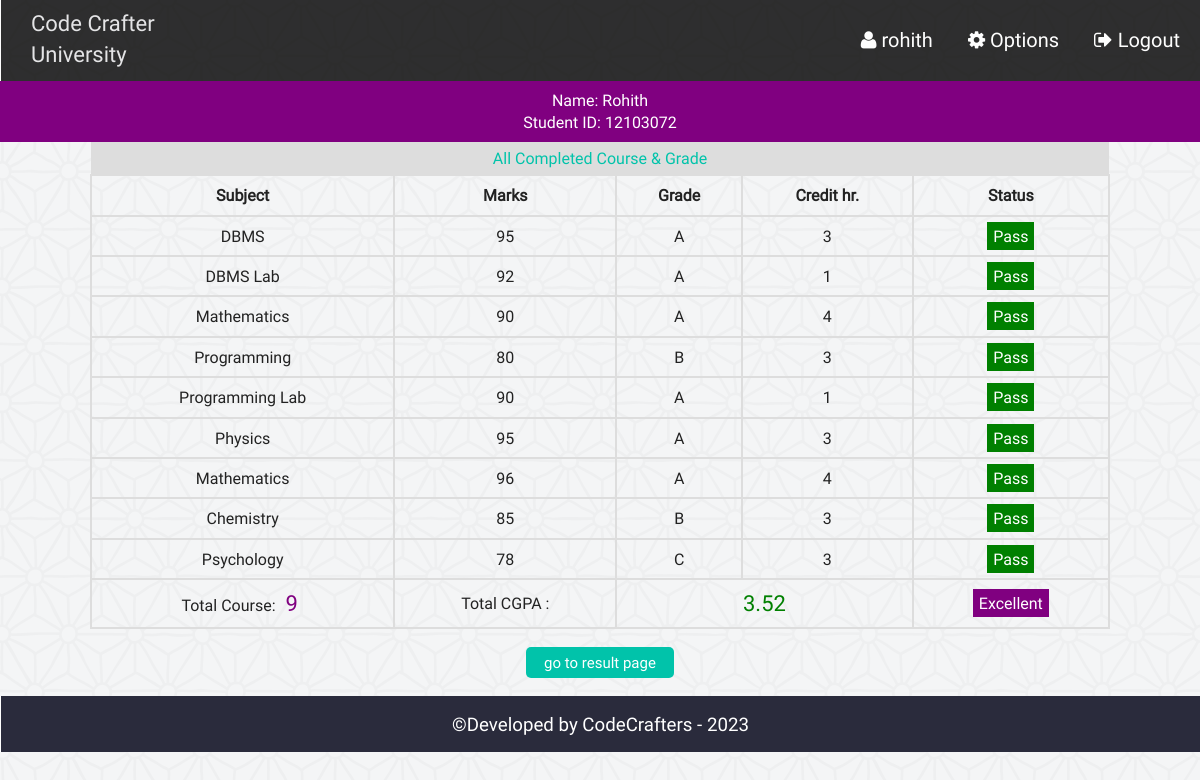
/admin/view_cgpa.php?vr=12103072&vn=Rohith (signed in), run on the app's committed database.
### tables this page shows
CREATE TABLE `result` (
  `id` int(11) NOT NULL,
  `st_id` int(11) NOT NULL,
  `marks` int(5) NOT NULL,
  `sub` varchar(50) NOT NULL,
  `semester` varchar(20) NOT NULL
);

### admin/php/functions.php (called while the page is built, shortened)
<?php
class login_registration_class{
	public function view_cgpa($stid){
		global $conn;
		$sql = "select * from result where st_id='$stid'";
		$result = $conn->query($sql);
		return $result;
	}
};
?>

### admin/view_cgpa.php (the view, shortened to what this page needs)
<?php
	require "php/config.php";
	require_once "php/functions.php";
	$user = new login_registration_class();
	if(isset($_REQUEST['vr'])){
		$stid = $_REQUEST['vr'];
		$name = $_REQUEST['vn'];
	}
?>
<?php
include "php/headertop_admin.php";
?>
<div class="all_student fix">
		<?php
		function credit_hour($x){
			if($x=="DBMS") return 3;
			elseif($x == "DBMS Lab") return 1;
			elseif($x == "Mathematics") return 4;
			elseif($x == "Programming") return 3;
			elseif($x == "Programming Lab") return 1;
			elseif($x == "English") return 4;
			elseif($x == "Physics") return 3;
			elseif($x == "Chemistry") return 3;
			elseif($x == "Psychology") return 3;
		}
		function grade_point($gd){
			if($gd<60) return 0;
			elseif($gd>=60 && $gd<70) return 1;
			elseif($gd>=70 && $gd<80) return 2;
			elseif($gd>=80 && $gd<90) return 3;
			elseif($gd>=90 && $gd<=100) return 4;
		}
		?>
		<div>
	<p style="text-align:center;color:#fff;background:purple;margin:0;padding:8px;"><?php echo "Name: ".$name."<br>Student ID: " . $stid; ?></p>
	</div>
	<p style='text-align:center;background:#ddd;color:#01C3AA;padding:5px;width:84%;margin:0 auto'>All Completed Course & Grade</p>
	<?php
			$i=0;
			$ch = 0;
			$gp = 0;
				$get_result = $user->view_cgpa($stid);
				if($get_result && ($get_result->num_rows)>0){
			?>
				<table class="tab_two" style="text-align:center;width:85%;margin:0 auto">
					<th>Subject</th>
					<th>Marks</th>
					<th>Grade</th>
					<th>Credit hr.</th>
					<th>Status</th>
		<?php
				while($rows = $get_result->fetch_assoc()){
				$i++;
				$ch = $ch + credit_hour($rows['sub']);
		?>
			<tr>
				<td><?php echo $rows['sub']; ?></td>
				<td><?php echo $rows['marks']; ?></td>
				<td>
				<?php
					$mark = $rows['marks'];
					if($mark<60){echo "F";}
					elseif($mark>=60 && $mark<70){echo "D";}
					elseif($mark>=70 && $mark<80){echo "C";}
					elseif($mark>=80 && $mark<90){echo "B";}
					elseif($mark>=90 && $mark<=100){echo "A";}
					$gp = $gp + (credit_hour($rows['sub']) * grade_point($rows['marks']));
				?>
				</td>
				<td><?php echo credit_hour($rows['sub']); ?></td>
				<td>
				<?php
					$stat = $rows['marks'];
					if($stat<60){
						echo "<span style='background:red;padding:3px 11px;color:#fff;'>Fail</span>";
					}elseif($stat>=60 && $stat<70){
						echo "<span style='background:yellow'>Retake</span>";
					}else{
						echo "<span style='background:green;padding:3px 6px;color:#fff;'>Pass</span>";
					}
				?>
				</td>
			</tr>
			<?php } ?>
			<tr>
			<td><?php echo "Total Course: <span style='color:#800080;padding:3px 6px;font-size:22px'>".$i."</span>"; ?></td>
				<td colspan="1">Total CGPA : </td>
				<td colspan="2">
				<?php
				$sg = $gp/$ch;
				echo "<span style='color:green;padding:3px 6px;font-size:22px'>" . round($sg,2) . "</span>"; ?>
				</td>
				<td>
					<?php
						if($sg>=3.5){
							echo "<span style='background:purple;padding:3px 6px;color:#fff;'>Excellent";
						}elseif($sg>=3.0 && $sg<3.5){
							echo "<span style='background:green;padding:3px 6px;color:#fff;'>Good";
						}elseif($sg>=2.5 && $sg<3.0){
							echo "<span style='background:gray;padding:3px 6px;color:#fff;'>Average";
						}else{
							echo "<span style='background:red;padding:3px 6px;color:#fff;'>Probation";
						}
					?>
				</td>
			</tr>
		</table>
		<?php
			}
			else{
				echo  "<p style='color:red;text-align:center'>Nothing Found</p>";
				}
		?>
		<div class="back fix">
			<p style="text-align:center"><a href="view_result.php?vr=<?php echo $stid?>&vn=<?php echo $name?>"><button class="editbtn">go to result page</button></a></p>
		</div>
</div>
<?php include "php/footerbottom.php";?>

### admin/css/style.css (style rules this page uses)
html { color: #222; font-size: 1em; line-height: 1.4; }
a { text-decoration:none; }
.fix { overflow:hidden; }
.st_reg th, td { padding: 8px; }
.editbtn { background-color: #01C3AA; border: none; border-radius:5px; color: white; padding: 5px 18px; text-align: center; text-decoration: none; display: inline-block; font-size: 15px; margin: 2px 1px; cursor: pointer; }
.all_student { min-height:450px; }
table.att_tab tr,td,th { border:2px solid #ddd; border-collapse:collapse; padding:8px; }

### data on the page
result: sub "DBMS", marks "95", shows "A", sub "3", shows "Pass"
result: sub "DBMS Lab", marks "92", shows "A", sub "1", shows "Pass"
result: sub "Mathematics", marks "90", shows "A", sub "4", shows "Pass"
result: sub "Programming", marks "80", shows "B", sub "3", shows "Pass"
result: sub "Programming Lab", marks "90", shows "A", sub "1", shows "Pass"
result: sub "Physics", marks "95", shows "A", sub "3", shows "Pass"
result: sub "Mathematics", marks "96", shows "A", sub "4", shows "Pass"
result: sub "Chemistry", marks "85", shows "B", sub "3", shows "Pass"
result: sub "Psychology", marks "78", shows "C", sub "3", shows "Pass"

### other printed values
$admin_name "rohith"
$name "Rohith"
$stid "12103072"
$i "9"
$sg "3.52"
